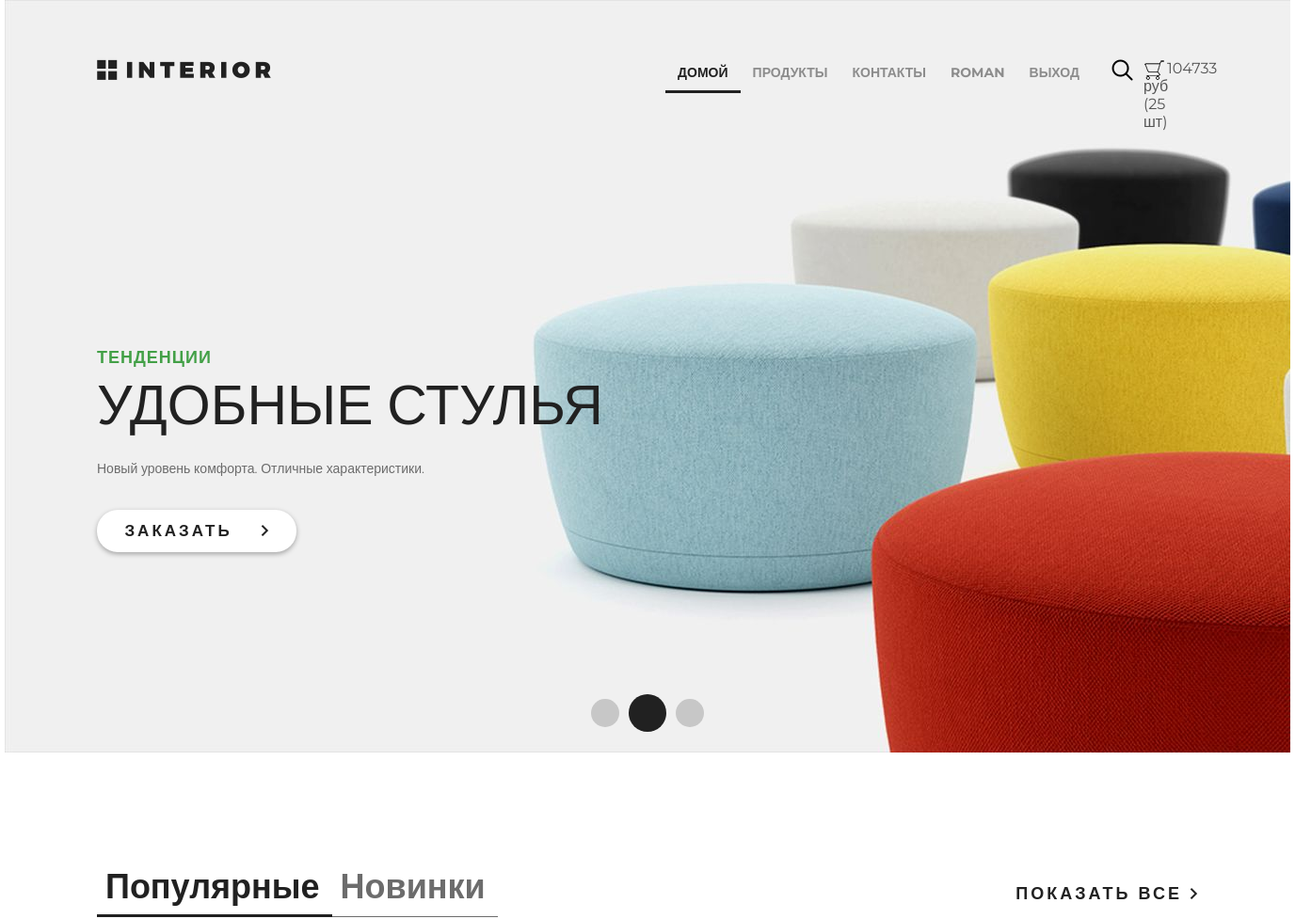
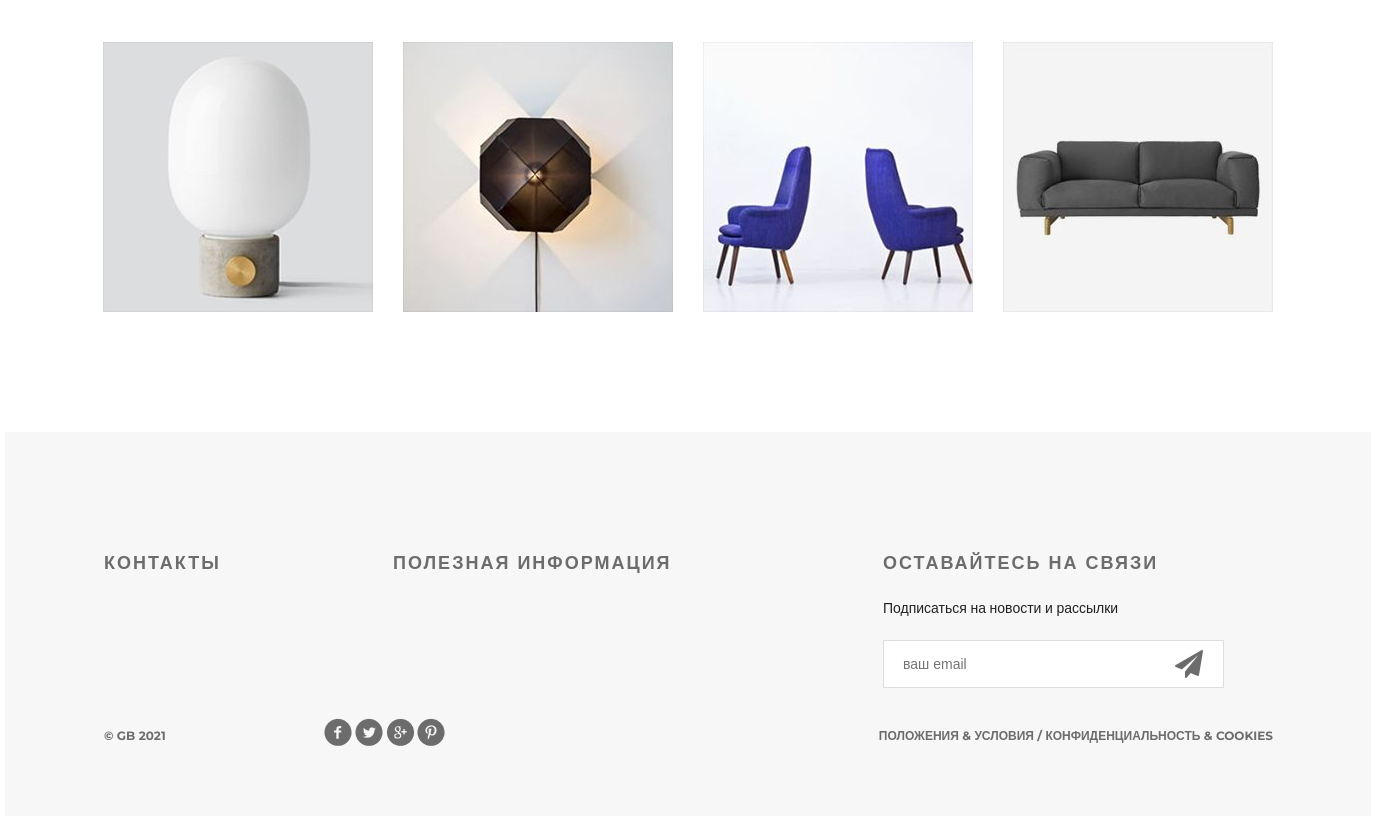
The page / (signed in) on the database its author committed (2 pictures, top to bottom).
### authapp/models.py (models this page shows)
class ShopUser(AbstractUser):
    avatar = models.ImageField(upload_to='users_avatars', blank=True)
    age = models.PositiveSmallIntegerField(verbose_name='возраст')

### basketapp/models.py (models this page shows)
class Basket(models.Model):
    user = models.ForeignKey(settings.AUTH_USER_MODEL, on_delete=models.CASCADE, related_name='basket')
    product = models.ForeignKey(Product, on_delete=models.CASCADE)
    quantity = models.PositiveSmallIntegerField(verbose_name='количество', default=0)
    add_datetime = models.DateTimeField(auto_now_add=True, verbose_name='время')
    @property
    def product_cost(self):
        return self.product.price * self.quantity
    @property
    def total_quantity(self):
        _item = Basket.objects.filter(user=self.user)
        _total_quantity = sum(list(map(lambda x: x.quantity, _item)))
        return _total_quantity
    @property
    def total_cost(self):
        _item = Basket.objects.filter(user=self.user)
        _total_cost = sum(list(map(lambda x: x.product_cost, _item)))
        return _total_cost

### mainapp/models.py (models this page shows, shortened)
class Product(models.Model):
    category = models.ForeignKey(ProductCategory, on_delete=models.CASCADE)
    name = models.CharField(verbose_name='наименование продука', max_length=128)
    image = models.ImageField(upload_to='product_images', blank=True)
    short_desc = models.CharField(verbose_name='кратокое описание продукта', max_length=60, blank=True)
    description = models.TextField(verbose_name='описание продукта', blank=True)
    price = models.DecimalField(verbose_name='цена продукта', max_digits=8, decimal_places=2, default=0)
    quantity = models.PositiveIntegerField(verbose_name='количество на складе', default=0)

### mainapp/views.py (the view)
# urls.py: path('', mainapp.main, name='main'),
def main(request):
    basket = get_basket(request.user)
    products = Product.objects.all()[:4]
    contante = {
        'title': 'Главная',
        'products': products,
        'basket': basket
    }
    return render(request, 'mainapp/index.html', contante)

### mainapp/views.py (called while the page is built)
def get_basket(user):
    if user.is_authenticated:
        return Basket.objects.filter(user=user)
    return []

### mainapp/templates/mainapp/index.html (shortened to what this page needs)
{% extends 'mainapp/base.html' %}
{% block contant %}
		<div class="slider">
			<div class="header clearfix">
				{% include 'mainapp/includes/inc_main_menu.html' %}
			</div>
			<div class="text-slider">
				<h3 class="green">тенденции</h3>
				<h3 class="big"> удобные стулья</h3>
				<p>Новый уровень комфорта. Отличные характеристики.</p>
				<a href="#" class="button-order">заказать <img src="/static/img/arrow.png" alt=""></a>
			</div>
			<div class="navi">
				<a href="#"></a><a href="#"></a><a href="#"></a>
			</div>
		</div>
		<div class="featured">
			<div class="featured-menu">
					<a class="active" href="#">Популярные</a><a href="#">Новинки</a>
			</div>
			<a class="explore" href="#">показать все <img src="/static/img/arrow.png" alt=""></a>
			<div class="clearfix">
			</div>
			<div class="tab-content">
				{% for product in products%}
                <div class="block">
					<a href="#">
                        <img src="/media/{{ product.image }}" alt="">
					</a>
				</div>
                {% endfor %}
			</div>
		</div>
{% endblock %}

### mainapp/templates/mainapp/includes/inc_main_menu.html (shortened to what this page needs)
<a href="/" class="logo"></a>
<ul class="menu">
    <li><a href="{% url 'main' %}"
            {% if request.resolver_match.url_name == 'main' %}
                   class="active"
            {% endif %}>домой</a></li>
    <li><a href="{% url  'products:products' %}"
            >продукты</a></li>
    <li><a href="{% url 'contact' %}"
            >контакты</a></li>
        {% if user.is_authenticated  %}
            <li><a href="{% url 'auth:edit' %}">
                {{ user.first_name|default:"Пользователь" }}
            </a></li>
            <li><a href="{% url 'auth:logout' %}">
                  выход
                </a>
            </li>
            {% else %}
            <li><a href="{% url 'auth:login' %}">
                вход
            </a></li>
            {% endif %}
</ul>
<a href="#" class="search"></a>
<a href="{% url 'basket:view' %}" class="basket">
    <span>
        {% if basket %}
            {{ basket.0.total_cost|floatformat:0 }} руб
            ({{ basket.0.total_quantity }} шт)
        {% endif %}
    </span>
</a>

### static/css/style.css (style rules this page uses)
* { margin: 0; padding: 0; }
body { font-family: 'Montserrat', sans-serif; }
html, body { height: 100%; }
.slider { height: 800px; background-image: url(/static/img/slider.jpg); padding-left: 98px; padding-right: 211px; position: relative; }
.logo { background-image: url(/static/img/logo.png); margin-top: 63px; width: 185px; height: 22px; float: left; }
.menu { list-style-type: none; margin-top: 67px; float: right; }
.menu li { float: left; }
.menu a { color: #8c8c8c; font-size: 14px; font-weight: 700; text-align: right; text-transform: uppercase; text-decoration: none; padding: 10px 13px; }
.menu .active { color: #212121; font-weight: 700; border-bottom: 3px solid #212121; }
.search { display: block; width: 23px; height: 23px; background-image: url(/static/img/search.png); position: absolute; top: 63px; left: 1176px; }
.basket { display: block; width: 23px; height: 23px; background-image: url(/static/img/basket.png); position: absolute; top: 63px; left: 1210px; text-decoration: none; color: #555; }
.basket span { margin-left: 25px; }
.clearfix:after { content: ""; display: block; clear: both; }
.text-slider { margin-top: 288px; position: absolute; }
.text-slider p { color: #6c6c6c; font-size: 14px; text-align: left; width: 458px; line-height: 24px; }
.button-order { background-color: #ffffff; box-shadow: 0px 2px 4.85px 0.15px rgba(33, 33, 33, 0.35); width: 212px; height: 45px; display: block; text-transform: uppercase; text-align: center; border-radius: 22px; text-decoration: none; color: #212121; font-size: 17px; font-weight: 700; line-height: 45px; margin-top: 32px; letter-spacing: 3px; }
.button-order img { padding-left: 22px; }
.green { text-transform: uppercase; color: #43a047; font-size: 18px; font-weight: 700; text-align: left; margin-bottom: 22px; line-height: 13px; letter-spacing: 1px; }
.big { color: #212121; font-size: 59px; line-height: 43px; text-transform: uppercase; font-weight: 100; margin-bottom: 34px; }
.navi { position: absolute; bottom: 22px; right: 618px; display: flex; width: 130px; height: 40px; justify-content: space-between; align-items: center; }
.navi a { display: block; width: 30px; height: 30px; border-radius: 50%; background-color: rgba(33, 33, 33, 0.2); float: left; margin: 0px 5px; }
.navi a:nth-child(2) { display: block; width: 40px; height: 40px; border-radius: 50%; background-color: #212121; float: left; margin: 0px; }
.featured { padding-left: 98px; padding-right: 98px; }
.featured-menu { margin-top: 120px; width: 300px; height: 49px; float: left; }
.featured-menu a { color: #6c6c6c; font-size: 36px; font-weight: 700; text-align: left; text-decoration: none; border-bottom: 1px solid #6c6c6c; padding-bottom: 10px; padding-right: 13px; padding-left: 9px; }
.featured-menu .active { font-size: 36px; font-weight: 700; text-align: left; color: #212121; border-bottom: 3px solid #212121; padding-bottom: 8px; }
.explore { text-transform: uppercase; color: #212121; font-size: 18px; font-weight: 700; line-height: 24px; text-align: center; float: right; margin-top: 138px; letter-spacing: 3px; text-decoration: none; }
.tab-content { margin-top: 50px; display: flex; justify-content: space-between; margin-bottom: 120px; }
.tab-content .block { height: 270px; width: 270px; position: relative; }

### rows shown on the page
ShopUser: first_name "ROMAN"
Basket: user+product+quantity "104733", user+quantity "25"
Product: image (picture)
Product: image (picture)
Product: image (picture)
Product: image (picture)
